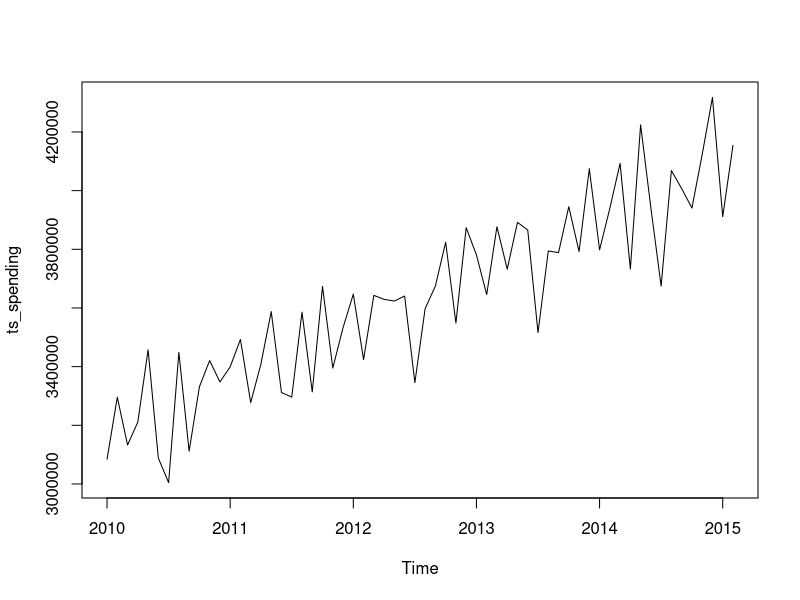
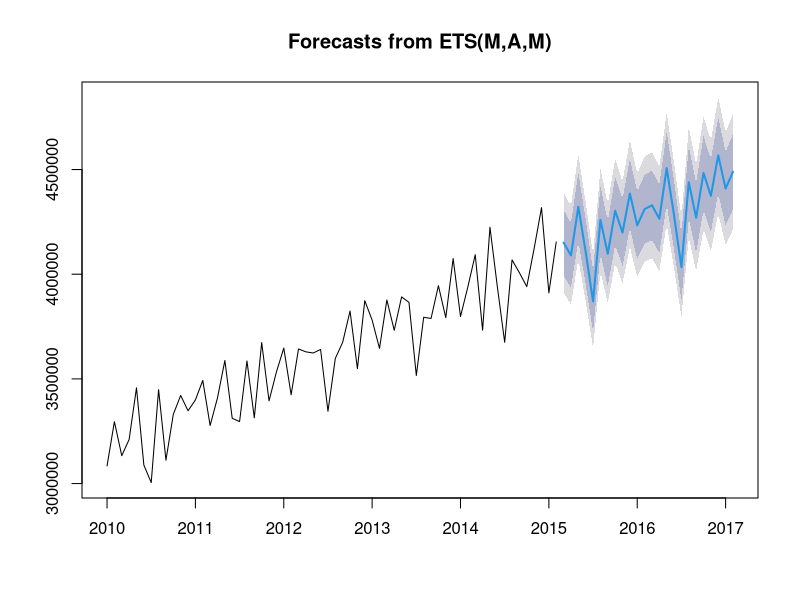
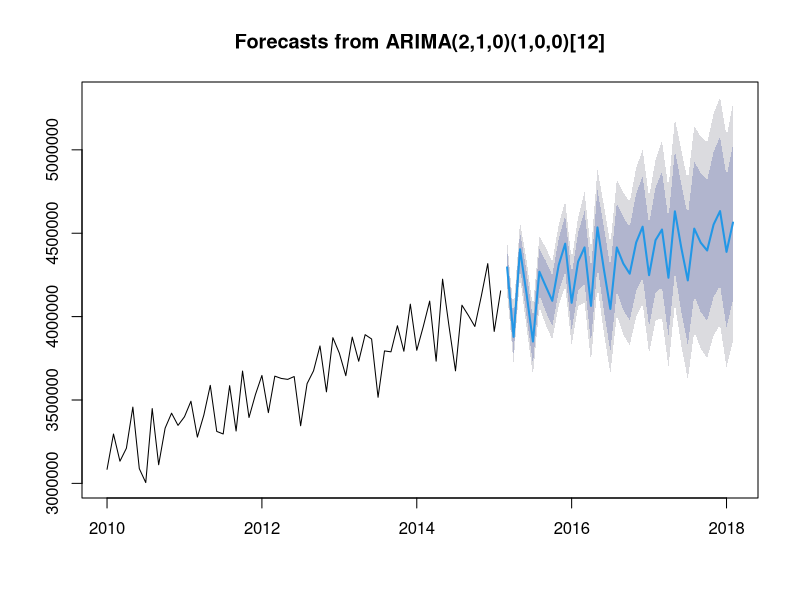
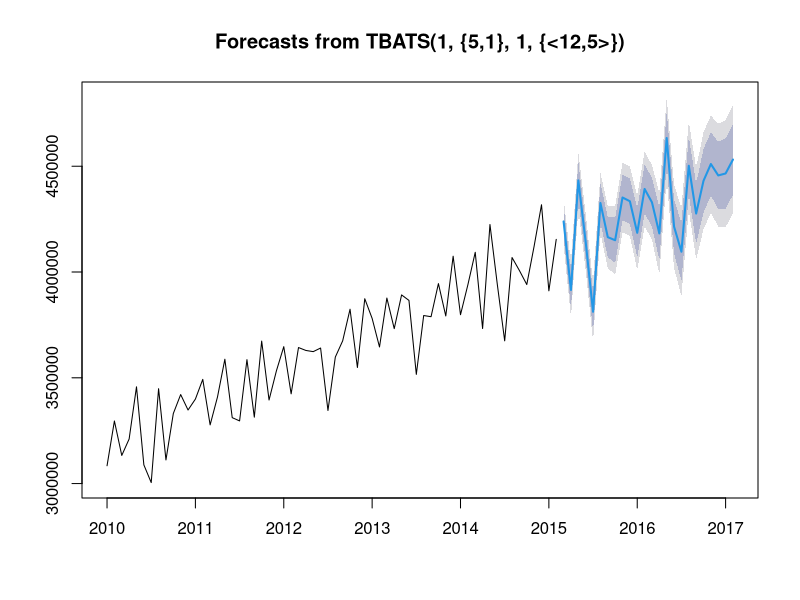
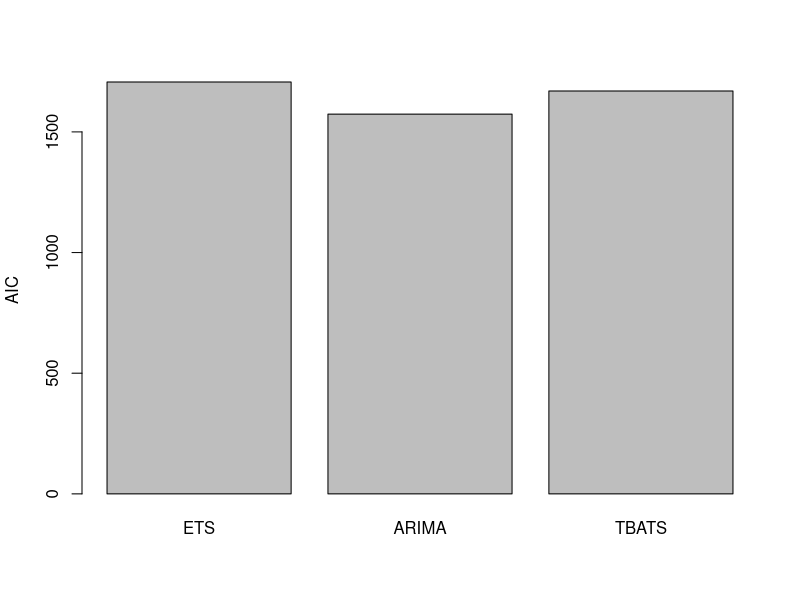
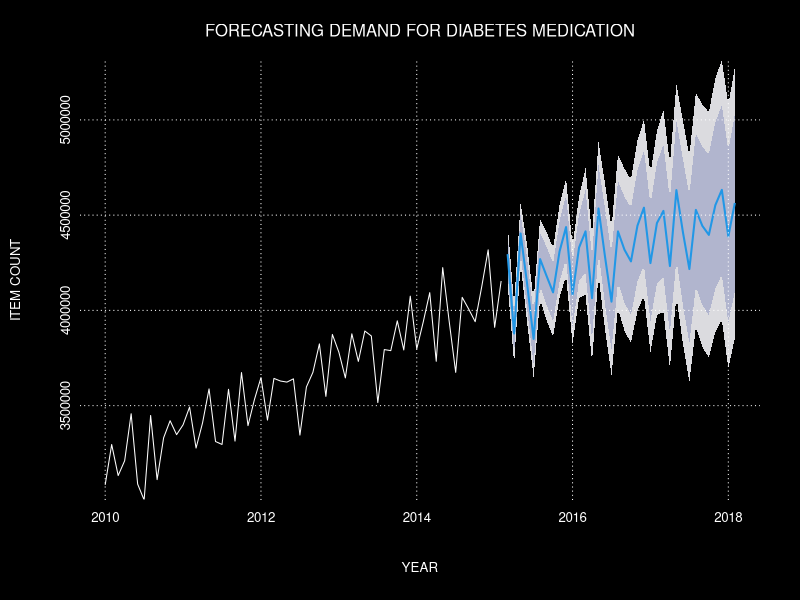

R code for these plots, in order: (Note: this script raises an error after producing the figures.)
# Forecasting National Demand for Diabetes Medication

# Install the packages
install.packages("forecast")
install.packages("dplyr")

library(forecast)
library(dplyr)

# Read in the data and store as Spending
spending <- read.csv("Total Spending on Diabetes Drugs - National.csv", header = TRUE, stringsAsFactors = FALSE)

# Explore the columns and the top few rows
head(spending)

# Store the items, starting at 2010
ts_spending = ts(spending$items, start=2010, frequency=12)

# Plot the spending over as a time series chart
plot(ts_spending)

# Create a time series model using ets
m_ets = ets(ts_spending)
f_ets = forecast(m_ets, h=24)
plot(f_ets)

# Create a time series model using Arima, forecasting 36 months into the future
m_aa = auto.arima(ts_spending)
f_aa = forecast(m_aa, h=36)
plot(f_aa)

# Create a time series model using tbats, one of the more popular models
m_tbats = tbats(ts_spending)
f_tbats = forecast(m_tbats, h=24)
plot(f_tbats)

# Build a chart comparing the performance of each model
barplot(c(ETS=m_ets$aic, ARIMA=m_aa$aic, TBATS=m_tbats$AIC), ylab="AIC")

par(bg="black", mar=c(5, 4, 3, 2), oma=c(0,0,0,0), xpd=FALSE, xaxs="r", yaxs="i", mgp=c(2.8,0.3,0.5), col.lab="white", col.axis="white", col.main="white", font.main=1, cex.main=0.8, cex.axis=0.8, cex.lab=0.8, family="Helvetica", lend=1, tck=0)

# Plot the forecast of the Arima model, add titles and some basic design
plot(f_aa, main="FORECASTING DEMAND FOR DIABETES MEDICATION", col="white", cex.main=1, xlab="YEAR", ylab="ITEM COUNT")

# Add a grid
grid(NULL, NULL, lty="dotted", col="white")


# Create new field including predictions for each month, including lower and upper bounds
last_date = index(ts_spending)[length(ts_spending)]

forecast_df = data.frame(spending_predicted=f_aa$mean,
                         spending_lower=f_aa$lower[,2],
                         spending_upper=f_aa$upper[,2],
                         date=last_date + seq(1/12, 2, by=1/12))

forecast_df = forecast_df %>%
    mutate(year=floor(date)) %>%
    mutate(month=((date %% 1) * 12) + 1)

# Write a new file containing the forecasts
write.csv(forecast_df, file = "forecast_spending.csv")
